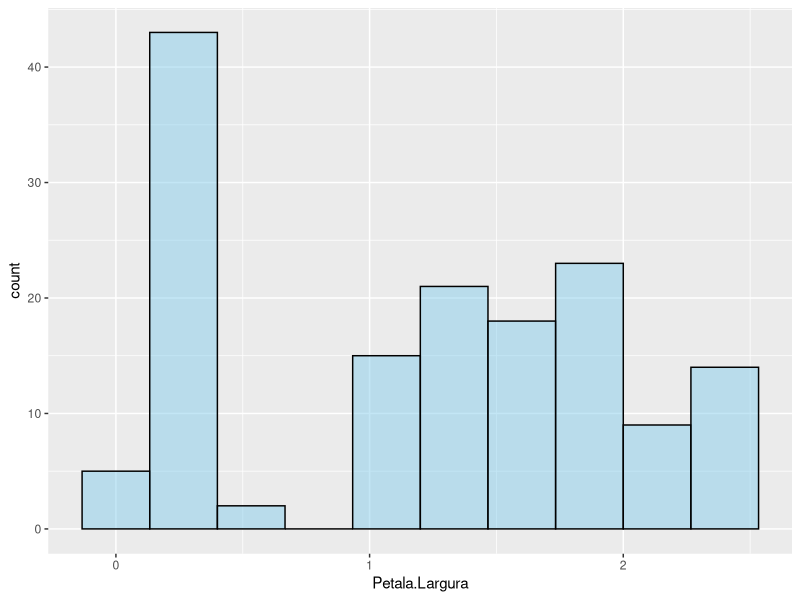
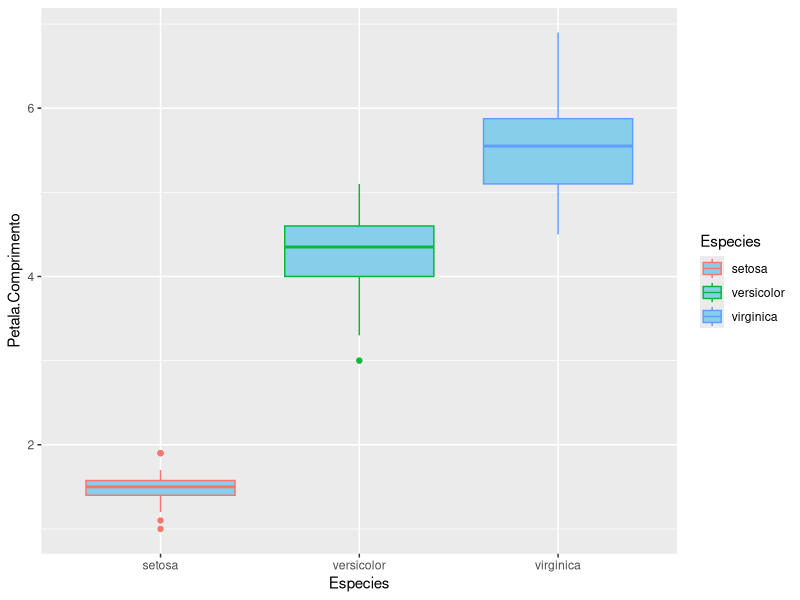
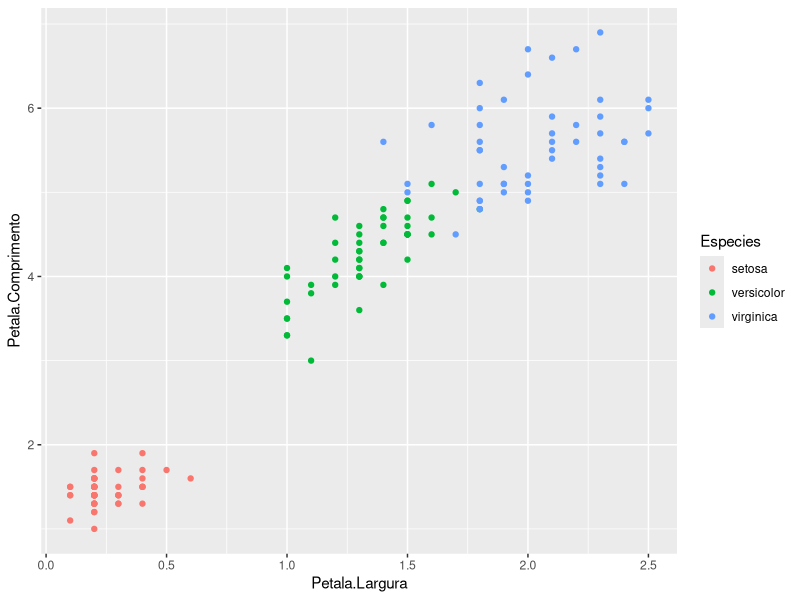

Write R code to recreate these figures, in order.
## Bibliotecas
require(datasets)
require(ggplot2)
## Dataset
data("iris")
## Alterando os nomes das variáveis
colnames(iris) = c('Sepala.Comprimento', 'Sepala.Largura', 'Petala.Comprimento', 'Petala.Largura',
                   'Especies')
## Estatísticas Básicas
summary(iris$Sepala.Largura)
## Gráficos
# Histograma Univariado (1 Variável)
ggplot(iris, aes(x = Petala.Largura))+
  geom_histogram(bins = 10, color = 'black', fill="skyblue", alpha = 0.5)+
  theme_grey()
# Boxplot Univariado (1 Variável)
ggplot(iris, aes(y = Petala.Comprimento, x = Especies))+
  geom_boxplot(aes(col = Especies), fill="skyblue")+
  theme_grey()
# Dispersão Bivariado (2 Variáveis)
ggplot(iris, aes(x = Petala.Largura, y = Petala.Comprimento))+
  geom_point(aes(col = Especies))+
  theme_grey()
